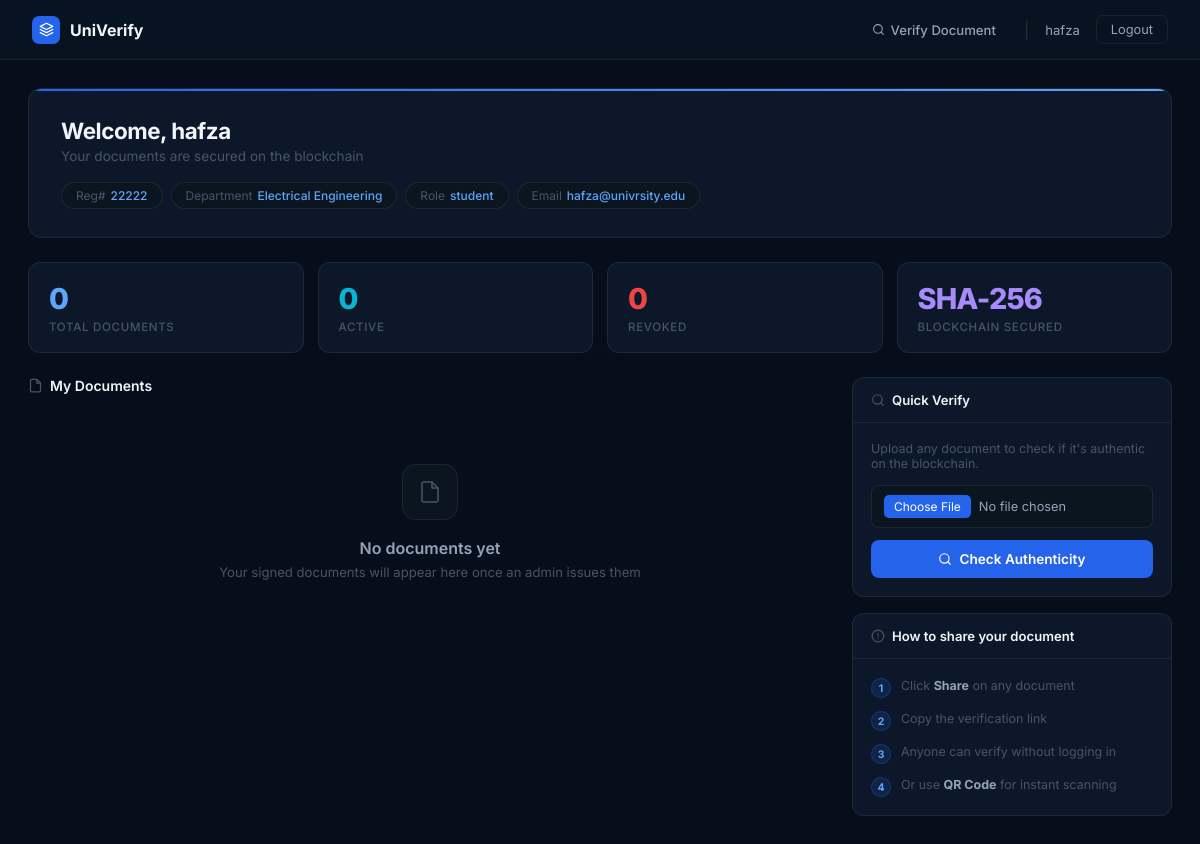
Screenshot of /student (signed in) with the database file from the repository.
### models.py (models this page shows, shortened)
class User(UserMixin, db.Model):
    __tablename__ = 'users'
    id = db.Column(db.Integer, primary_key=True)
    full_name = db.Column(db.String(100), nullable=False)
    email = db.Column(db.String(120), unique=True, nullable=False)
    password_hash = db.Column(db.String(256), nullable=False)
    role = db.Column(db.String(20), default='student')
    reg_number = db.Column(db.String(50), unique=True, nullable=True)
    department = db.Column(db.String(100), nullable=True)
    created_at = db.Column(db.DateTime, default=datetime.utcnow)
    is_active = db.Column(db.Boolean, default=True)
    documents = db.relationship('Document', backref='owner', lazy=True)

### app.py (the view)
@app.route('/student')
@login_required
def student_portal():
    my_docs = Document.query.filter_by(user_id=current_user.id).order_by(Document.signed_at.desc()).all()
    return render_template('student_portal.html', documents=my_docs)

### app.py (called while the page is built)
@login_manager.user_loader
def load_user(user_id):
    return User.query.get(int(user_id))

### templates/student_portal.html (shortened to what this page needs)
<!DOCTYPE html>
<html lang="en">
<head>
</head>
<body>
<nav>
    <a href="/" class="nav-brand">
        <div class="nav-logo"><svg viewBox="0 0 24 24" fill="none" stroke="currentColor" stroke-width="2" stroke-linecap="round" stroke-linejoin="round"><path d="M12 2L2 7l10 5 10-5-10-5z"/><path d="M2 17l10 5 10-5"/><path d="M2 12l10 5 10-5"/></svg></div>
        <span class="nav-name">UniVerify</span>
    </a>
    <div class="nav-right">
        <a href="/verify" class="nav-link">
            <svg viewBox="0 0 24 24" fill="none" stroke="currentColor" stroke-width="2" stroke-linecap="round" stroke-linejoin="round"><circle cx="11" cy="11" r="8"/><path d="m21 21-4.35-4.35"/></svg>
            Verify Document
        </a>
        <span class="nav-sep">|</span>
        <span class="nav-user">{{ current_user.full_name }}</span>
        <a href="/logout" class="btn-logout">Logout</a>
    </div>
</nav>
<div class="main">
    <div class="welcome-banner">
        <div class="welcome-top">
            <div>
                <div class="welcome-name">Welcome, {{ current_user.full_name }}</div>
                <div class="welcome-sub">Your documents are secured on the blockchain</div>
            </div>
        </div>
        <div class="info-pills">
            {% if current_user.reg_number %}
            <div class="info-pill">Reg# <span>{{ current_user.reg_number }}</span></div>
            {% endif %}
            {% if current_user.department %}
            <div class="info-pill">Department <span>{{ current_user.department }}</span></div>
            {% endif %}
            <div class="info-pill">Role <span>{{ current_user.role }}</span></div>
            <div class="info-pill">Email <span>{{ current_user.email }}</span></div>
        </div>
    </div>
    <div class="stats-grid">
        <div class="stat-card">
            <div class="stat-num n-blue">{{ documents|length }}</div>
            <div class="stat-lbl">Total Documents</div>
        </div>
        <div class="stat-card">
            <div class="stat-num n-cyan">{{ documents|selectattr('status','equalto','active')|list|length }}</div>
            <div class="stat-lbl">Active</div>
        </div>
        <div class="stat-card">
            <div class="stat-num n-red">{{ documents|selectattr('status','equalto','revoked')|list|length }}</div>
            <div class="stat-lbl">Revoked</div>
        </div>
        <div class="stat-card">
            <div class="stat-num n-purple">SHA-256</div>
            <div class="stat-lbl">Blockchain Secured</div>
        </div>
    </div>
    <div class="layout">
        <div>
            <div class="section-title">
                <svg viewBox="0 0 24 24" fill="none" stroke="currentColor" stroke-width="2" stroke-linecap="round" stroke-linejoin="round"><path d="M14 2H6a2 2 0 0 0-2 2v16a2 2 0 0 0 2 2h12a2 2 0 0 0 2-2V8z"/><polyline points="14 2 14 8 20 8"/></svg>
                My Documents
            </div>
            {% if documents %}
                {% for doc in documents %}
                <div class="doc-card {{ 'revoked' if doc.status == 'revoked' else '' }}">
                    <div class="doc-top">
                        <div style="flex:1;">
                            <div class="doc-name">{{ doc.original_name }}</div>
                            <div class="doc-meta">
                                Signed {{ doc.signed_at.strftime('%B %d, %Y at %H:%M') }}
                                {% if doc.expires_at %} &nbsp;·&nbsp; Expires {{ doc.expires_at.strftime('%B %d, %Y') }}{% endif %}
                            </div>
                            <div class="badges">
                                <span class="badge badge-type">{{ doc.doc_type }}</span>
                                <span class="badge badge-{{ doc.status }}">{{ doc.status }}</span>
                            </div>
                        </div>
                        <div class="doc-actions">
                            {% if doc.qr_code_path %}
                            <button class="btn-sm" onclick="showQR('{{ doc.qr_code_path }}', '{{ doc.original_name }}')">
                                <svg viewBox="0 0 24 24" fill="none" stroke="currentColor" stroke-width="2" stroke-linecap="round" stroke-linejoin="round"><rect x="3" y="3" width="7" height="7"/><rect x="14" y="3" width="7" height="7"/><rect x="14" y="14" width="7" height="7"/><rect x="3" y="14" width="7" height="7"/></svg>
                                QR Code
                            </button>
                            {% endif %}
                            <button class="btn-sm blue" onclick="shareDoc('{{ doc.file_hash }}')">
                                <svg viewBox="0 0 24 24" fill="none" stroke="currentColor" stroke-width="2" stroke-linecap="round" stroke-linejoin="round"><path d="M4 12v8a2 2 0 0 0 2 2h12a2 2 0 0 0 2-2v-8"/><polyline points="16 6 12 2 8 6"/><line x1="12" y1="2" x2="12" y2="15"/></svg>
                                Share
                            </button>
                        </div>
                    </div>
                    <div class="doc-hashes">
                        <div class="hash-row">
                            <span class="hash-lbl">File Hash</span>
                            <span class="hash-val">{{ doc.file_hash }}</span>
                        </div>
                        <div class="hash-row">
                            <span class="hash-lbl">Block Hash</span>
                            <span class="hash-val warn">{{ doc.block_hash }}</span>
                        </div>
                    </div>
                </div>
                {% endfor %}
            {% else %}
                <div class="empty-state">
                    <div class="empty-icon">
                        <svg viewBox="0 0 24 24" fill="none" stroke="currentColor" stroke-width="1.5" stroke-linecap="round" stroke-linejoin="round"><path d="M14 2H6a2 2 0 0 0-2 2v16a2 2 0 0 0 2 2h12a2 2 0 0 0 2-2V8z"/><polyline points="14 2 14 8 20 8"/></svg>
                    </div>
                    <div class="empty-title">No documents yet</div>
                    <div class="empty-sub">Your signed documents will appear here once an admin issues them</div>
                </div>
            {% endif %}
        </div>
        <div>
            <div class="sidebar-card">
                <div class="sidebar-head">
                    <svg viewBox="0 0 24 24" fill="none" stroke="currentColor" stroke-width="2" stroke-linecap="round" stroke-linejoin="round"><circle cx="11" cy="11" r="8"/><path d="m21 21-4.35-4.35"/></svg>
                    Quick Verify
                </div>
                <div class="sidebar-body">
                    <p style="font-size:0.78rem;color:var(--text-3);margin-bottom:14px;">Upload any document to check if it's authentic on the blockchain.</p>
                    <div class="field">
                        <input type="file" id="vFile" accept=".pdf,.docx,.xlsx,.txt">
                    </div>
                    <button class="btn-primary" onclick="quickVerify()">
                        <svg viewBox="0 0 24 24" fill="none" stroke="currentColor" stroke-width="2" stroke-linecap="round" stroke-linejoin="round"><circle cx="11" cy="11" r="8"/><path d="m21 21-4.35-4.35"/></svg>
                        Check Authenticity
                    </button>
                </div>
            </div>
            <div class="sidebar-card">
                <div class="sidebar-head">
                    <svg viewBox="0 0 24 24" fill="none" stroke="currentColor" stroke-width="2" stroke-linecap="round" stroke-linejoin="round"><circle cx="12" cy="12" r="10"/><line x1="12" y1="8" x2="12" y2="12"/><line x1="12" y1="16" x2="12.01" y2="16"/></svg>
                    How to share your document
                </div>
                <div class="sidebar-body">
                    <div class="step-item">
                        <div class="step-num">1</div>
                        <div class="step-text">Click <strong>Share</strong> on any document</div>
                    </div>
                    <div class="step-item">
                        <div class="step-num">2</div>
                        <div class="step-text">Copy the verification link</div>
                    </div>
                    <div class="step-item">
                        <div class="step-num">3</div>
                        <div class="step-text">Anyone can verify without logging in</div>
                    </div>
                    <div class="step-item">
                        <div class="step-num">4</div>
                        <div class="step-text">Or use <strong>QR Code</strong> for instant scanning</div>
                    </div>
                </div>
            </div>
        </div>
    </div>
</div>
</body>
</html>

### rows the page displays
User: full_name "hafza", reg_number "22222", department "Electrical Engineering", role "student", email "hafza@univrsity.edu"

### other values shown
{{ documents|length }} "0"
{{ documents|selectattr('status','equalto','active')|list|length }} "0"
{{ documents|selectattr('status','equalto','revoked')|list|length }} "0"
